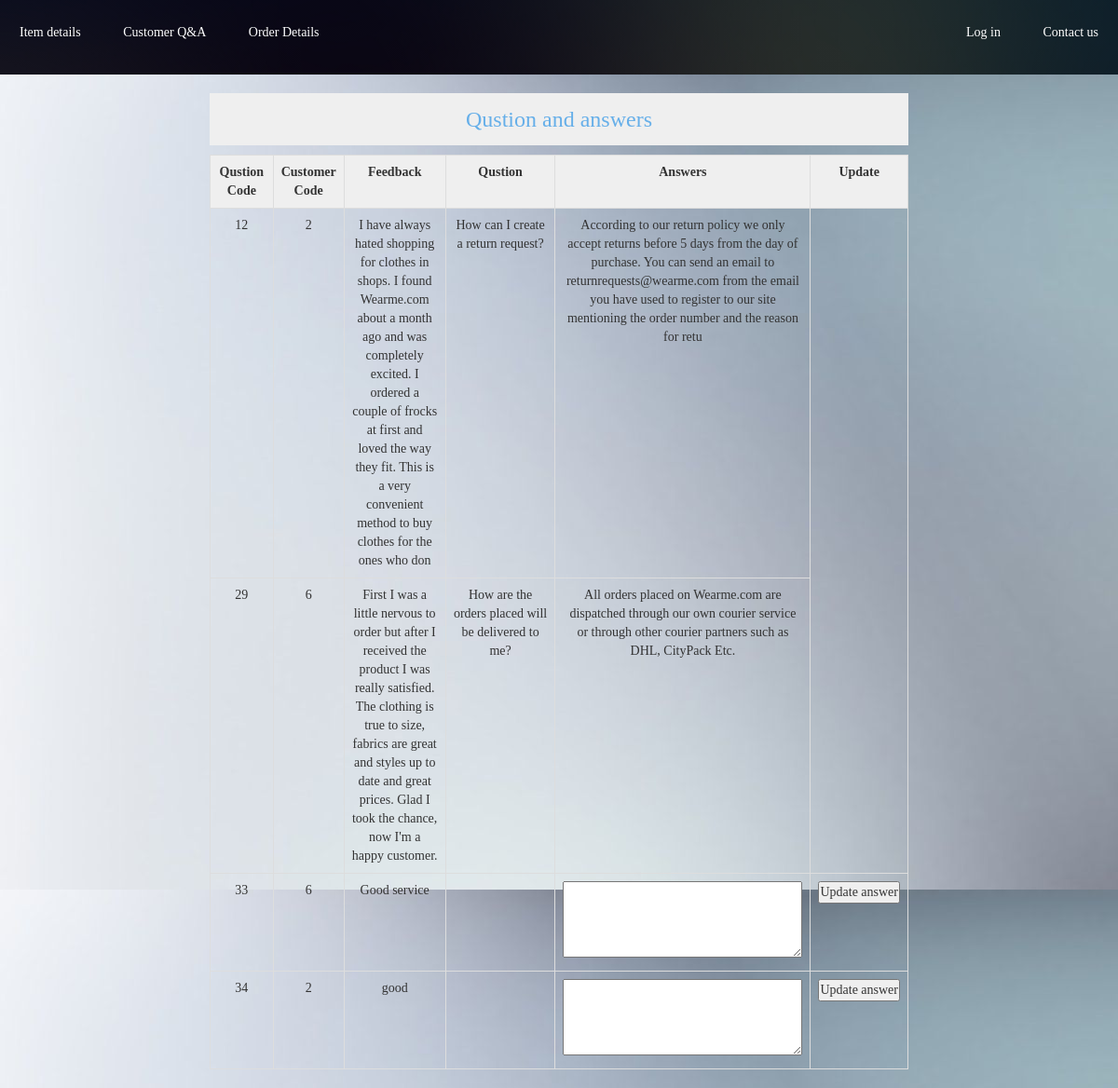
The page /addminQA.php on the database its author committed.
### tables this page shows
CREATE TABLE `qustion` (
  `que_code` int(11) NOT NULL,
  `cus_id` int(11) NOT NULL,
  `cus_name` varchar(250) NOT NULL,
  `feedback` varchar(500) NOT NULL,
  `rating` int(2) NOT NULL,
  `que` varchar(500) NOT NULL,
  `answ` varchar(500) NOT NULL
);

### addminQA.php (the view, shortened to what this page needs)
<?php
    $servername = "localhost";
        $username = "root";
        $password = "";
        $dbname = "onlinecloth";
    $con = new mysqli($servername, $username, $password,$dbname) or die("Database connection fail Try again");
?>
<!doctype html>
<html>
<head>
    <link href="https://maxcdn.bootstrapcdn.com/bootstrap/3.3.7/css/bootstrap.min.css" rel="stylesheet">
</head>
<body style="background: url('images/addmin.jpg') fixed;">
     <?php require_once ('addminheader.php');
    ?>
    <div class="container" style="width: 65%">
        <h3 class="title2">Qustion and answers</h3>
        <div class="table-responsive">
            <table class="table table-bordered">
            <tr>
                <th width="10%">Qustion Code</th>
                <th width="10%">Customer Code</th>
                <th width="20%">Feedback</th>
                <th width="30%">Qustion</th>
                <th width="30%">Answers</th>
                <th>Update</th>
            </tr>
            <?php
                $sql = "SELECT * FROM qustion" ;
               $result = mysqli_query($con, $sql );
               $num_row   = mysqli_num_rows($result) ;
                  if($num_row   > 0){
                while ($row = mysqli_fetch_array($result)) {
                        ?>
                        <tr>
                            <td><?php echo $row["que_code"]; ?></td>
                            <td><?php echo $row["cus_id"]; ?></td>
                            <td><?php echo $row["feedback"]; ?></td>
                            <td><?php echo $row["que"]; ?></td>
                            <?php if(!empty($row["answ"])): ?>
                                <td><?php echo $row["answ"]; ?></td>
                                <?php else: ?>
                                <form method="post" action="addminQA.php"><td><textarea name="answers" rows="4" cols="30"></textarea></td>
                                 <td><input type="submit" name="submit" value="Update answer"/></td>
                                </form>
                                <?php endif; ?>
                        </tr>
                  <?php
                }
            }
        ?>
            </table>
        </div>
    </div>
</body>
</html>

### header.css (style rules this page uses)
* { margin: 0; padding: 0; font-family: Century Gothic; }

### addminQA.php (style rules this page uses)
* { font-family: 'Titillium Web', sans-serif; }
table, th, tr { text-align: center; }
.title2 { text-align: center; color: #66afe9; background-color: #efefef; padding: 2%; }
table th { background-color: #efefef; }

### rows shown on the page
qustion: que_code "12", cus "2", feedback "I have always hated shopping for clothes in shops. I found Wearme.com about a month ago and was completely excited. I ordered a couple of frocks at first and loved the way they fit. This is a very convenient method to buy clothes for the ones who don", que "How can I create a return request?", answ "According to our return policy we only accept returns before 5 days from the day of purchase. You can send an email to returnrequests@wearme.com from the email you have used to register to our site mentioning the order number and the reason for retu"
qustion: que_code "29", cus "6", feedback "First I was a little nervous to order but after I received the product I was really satisfied. The clothing is true to size, fabrics are great and styles up to date and great prices. Glad I took the chance, now I'm a happy customer.", que "How are the orders placed will be delivered to me?", answ "All orders placed on Wearme.com are dispatched through our own courier service or through other courier partners such as DHL, CityPack Etc."
qustion: que_code "33", cus "6", feedback "Good service"
qustion: que_code "34", cus "2", feedback "good"
